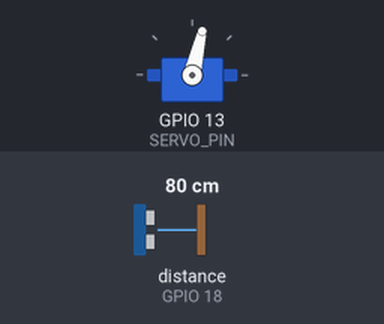
Simulated run of this sketch. Board: ESP32. Parts: servo. Wiring (inferred from the names in the program): ultrasonic range finder: trigger GPIO 5; echo GPIO 18. Inputs (shaded band) come from the test bench; at power-on: distance to the obstacle (sensor on GPIO 18) 80 cm. The echo pulse lasts 58.3 µs per cm; what the sketch prints to the serial monitor is not drawn.

Above: at 1.7 s.
1.8 s: distance to the obstacle (sensor on GPIO 18) set to 2 cm
At 2.2 s:
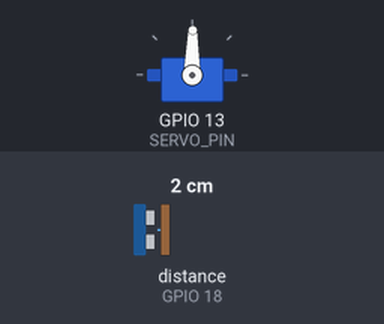
4.8 s: distance to the obstacle (sensor on GPIO 18) set to 35 cm
At 5.7 s:
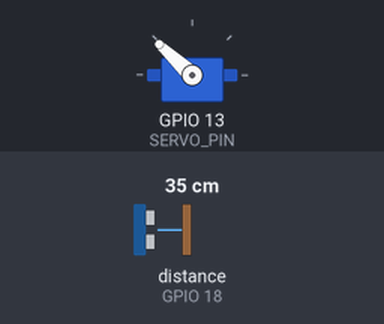
7.8 s: distance to the obstacle (sensor on GPIO 18) set to 4 cm
At 8.14 s:
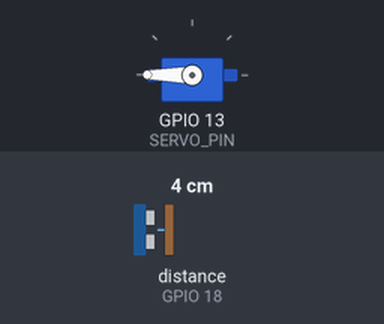
Timing chart, 0 to 16.8 s (numbered marks = the images above; inputs shaded):
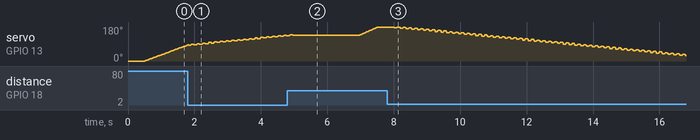

The sketch:

StateMachineTracker.ino
```cpp
#include <ESP32Servo.h>

#define SERVO_PIN   13
#define TRIG_PIN     5
#define ECHO_PIN    18

const float DETECTION_RANGE_CM = 30.0;
const int   SWEEP_DELAY_MS     = 10;
const int   TRACK_STEP_DEG     = 3;
const int   TRACK_DELAY_MS     = 50;
const int   LOST_WAIT_MS       = 2000;
const float TRACK_DEADBAND_CM  = 3.0;

Servo myServo;

int  currentAngle   =  0;
int  sweepDirection =  1;
int  lastDirection  =  1;

enum Mode { SWEEP, TRACK };
Mode mode = SWEEP;

struct TrackResult {
  int  newAngle;
  int  newDirection;
  bool lost;
};

float getDistance() {
  digitalWrite(TRIG_PIN, LOW);
  delayMicroseconds(2);
  digitalWrite(TRIG_PIN, HIGH);
  delayMicroseconds(10);
  digitalWrite(TRIG_PIN, LOW);

  long duration = pulseIn(ECHO_PIN, HIGH, 30000);
  if (duration == 0) return 999.0;
  return duration * 0.01715;
}

void setAngle(int angle) {
  angle = constrain(angle, 0, 180);
  myServo.write(angle);
}

float sampleDistanceAt(int angle, int samples = 3) {
  setAngle(angle);
  delay(TRACK_DELAY_MS);
  float total = 0;
  for (int i = 0; i < samples; i++) {
    total += getDistance();
    delay(5);
  }
  return total / samples;
}

TrackResult track(int currentAngle, int lastDir) {
  int leftAngle  = constrain(currentAngle - TRACK_STEP_DEG, 0, 180);
  int rightAngle = constrain(currentAngle + TRACK_STEP_DEG, 0, 180);

  float leftDist = sampleDistanceAt(leftAngle);
  setAngle(currentAngle);
  delay(20);
  float rightDist = sampleDistanceAt(rightAngle);
  setAngle(currentAngle);
  delay(20);

  bool leftDetected  = (leftDist  <= DETECTION_RANGE_CM);
  bool rightDetected = (rightDist <= DETECTION_RANGE_CM);

  if (!leftDetected && !rightDetected) return { currentAngle, lastDir, true };
  if (leftDetected  && !rightDetected) return { leftAngle,  -1, false };
  if (rightDetected && !leftDetected)  return { rightAngle,  1, false };

  float diff = leftDist - rightDist;
  if (abs(diff) <= TRACK_DEADBAND_CM) {
    int newAngle = constrain(currentAngle + (lastDir * TRACK_STEP_DEG), 0, 180);
    return { newAngle, lastDir, false };
  }

  if (leftDist < rightDist) return { leftAngle,  -1, false };
  else                      return { rightAngle,  1, false };
}

void setup() {
  Serial.begin(115200);
  pinMode(TRIG_PIN, OUTPUT);
  pinMode(ECHO_PIN, INPUT);

  ESP32PWM::allocateTimer(0);
  myServo.setPeriodHertz(50);
  myServo.attach(SERVO_PIN, 500, 2500);

  setAngle(currentAngle);
  delay(500);

  Serial.println("Program is starting...");
  Serial.print("Detection range: ");
  Serial.print(DETECTION_RANGE_CM);
  Serial.println(" cm");
}

void loop() {
  if (mode == SWEEP) {
    currentAngle += sweepDirection;

    if (currentAngle >= 180) {
      currentAngle   = 180;
      sweepDirection = -1;
      delay(500);
    } else if (currentAngle <= 0) {
      currentAngle   = 0;
      sweepDirection = 1;
      delay(500);
    }

    setAngle(currentAngle);
    float dist = getDistance();

    Serial.print("[SWEEP]  Angle: ");
    Serial.print(currentAngle);
    Serial.print("°  |  Distance: ");
    Serial.print(dist, 1);
    Serial.println(" cm");

    delay(SWEEP_DELAY_MS);

    if (dist <= DETECTION_RANGE_CM) {
      Serial.print("\n*** Object detected at ");
      Serial.print(dist, 1);
      Serial.println(" cm — switching to TRACK mode ***\n");
      lastDirection = sweepDirection;
      mode = TRACK;
    }

  } else if (mode == TRACK) {
    TrackResult result = track(currentAngle, lastDirection);
    lastDirection = result.newDirection;

    if (result.lost) {
      Serial.print("\n*** Object lost — waiting ");
      Serial.print(LOST_WAIT_MS / 1000.0, 1);
      Serial.println("s before resuming sweep ***\n");
      delay(LOST_WAIT_MS);
      mode = SWEEP;
    } else {
      currentAngle = result.newAngle;
      float dist = getDistance();
      const char* dirLabel = (lastDirection == -1) ? "CCW" : "CW";

      Serial.print("[TRACK]  Angle: ");
      Serial.print(currentAngle);
      Serial.print("°  |  Distance: ");
      Serial.print(dist, 1);
      Serial.print(" cm  |  Moving: ");
      Serial.println(dirLabel);
    }
  }
}
```
